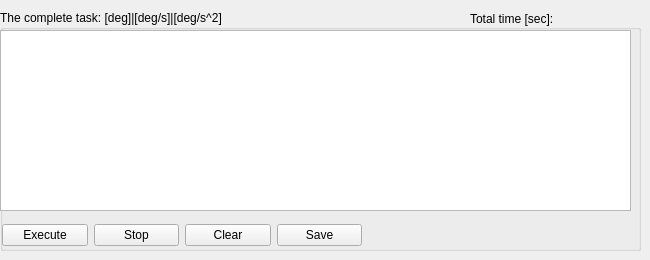
      <widget class="QWidget" name="tab_task">
       <attribute name="title">
        <string>Task</string>
       </attribute>
       <widget class="QGroupBox" name="groupBox_sol_task">
        <property name="geometry">
         <rect>
          <x>0</x>
          <y>10</y>
          <width>641</width>
          <height>241</height>
         </rect>
        </property>
        <property name="title">
         <string>The complete task: [deg]|[deg/s]|[deg/s^2]</string>
        </property>
        <widget class="QWidget" name="layoutWidget_time_task">
         <property name="geometry">
          <rect>
           <x>470</x>
           <y>0</y>
           <width>166</width>
           <height>17</height>
          </rect>
         </property>
         <layout class="QHBoxLayout" name="horizontalLayout_time_task">
          <item>
           <widget class="QLabel" name="label_totalTime_task">
            <property name="text">
             <string>Total time [sec]:</string>
            </property>
           </widget>
          </item>
          <item>
           <widget class="QLabel" name="label_totalTime_value_task">
            <property name="text">
             <string/>
            </property>
           </widget>
          </item>
         </layout>
        </widget>
        <widget class="QWidget" name="layoutWidget_action_task">
         <property name="geometry">
          <rect>
           <x>2</x>
           <y>211</y>
           <width>360</width>
           <height>28</height>
          </rect>
         </property>
         <layout class="QHBoxLayout" name="horizontalLayout_action_task">
          <item>
           <widget class="QPushButton" name="pushButton_execTask">
            <property name="text">
             <string>Execute</string>
            </property>
           </widget>
          </item>
          <item>
           <widget class="QPushButton" name="pushButton_stop_task">
            <property name="text">
             <string>Stop</string>
            </property>
           </widget>
          </item>
          <item>
           <widget class="QPushButton" name="pushButton_clear_task">
            <property name="text">
             <string>Clear</string>
            </property>
           </widget>
          </item>
          <item>
           <widget class="QPushButton" name="pushButton_save_task">
            <property name="text">
             <string>Save</string>
            </property>
           </widget>
          </item>
         </layout>
        </widget>
        <widget class="QTableWidget" name="tableWidget_sol_task">
         <property name="geometry">
          <rect>
           <x>0</x>
           <y>20</y>
           <width>631</width>
           <height>181</height>
          </rect>
         </property>
        </widget>
       </widget>
      </widget>
